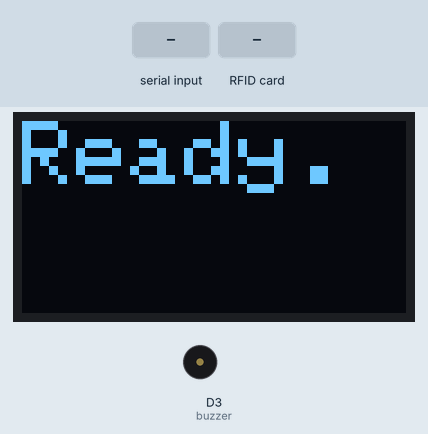
Simulated run of this program. Board: ESP8266 (Wemos D1 mini). Parts: 128×64 one-colour display, buzzer (waves = sounding). Inputs (shaded band) come from the test bench. What the program prints to the serial monitor is not drawn.

Above: at 1.2 s.
1.3 s: "der\n" received over Serial
At 3.3 s:
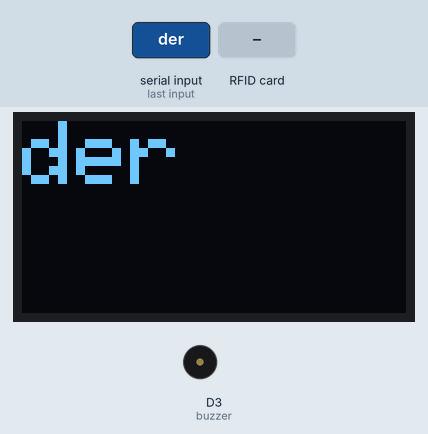
3.8 s: RFID card 5E 7A 19 C4 held to the reader
At 4.8 s:
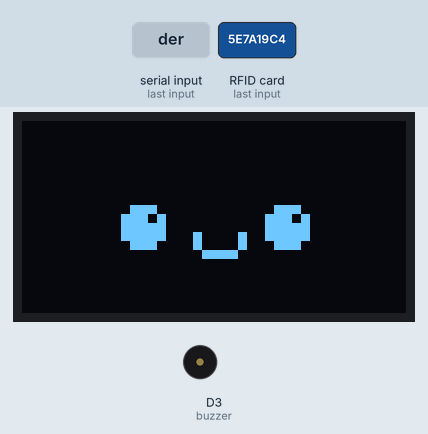
5.8 s: "die\n" received over Serial
At 7.9 s:
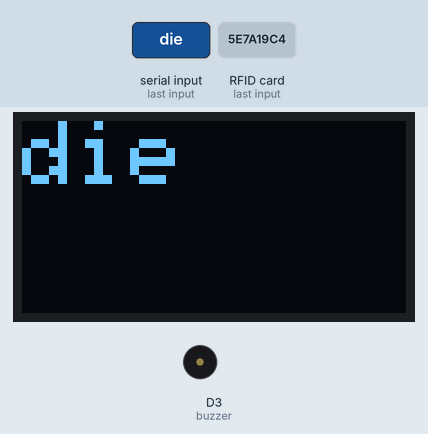
Timing chart, 0 to 9.4 s (numbered marks = the images above; inputs shaded):
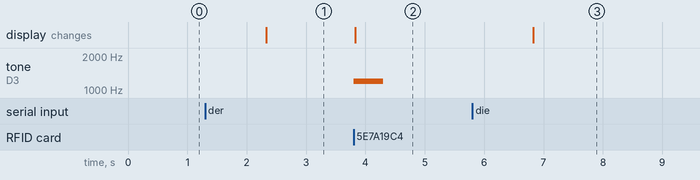

The program:

main.cpp
```cpp
#include <Wire.h>
#include "display.h"
#include "nfc.h"

String newWord;
String articleStr;
bool wordAvailable = false;
int buzzer = D3;

void setup() {
  pinMode(buzzer,OUTPUT);
  Serial.begin(9600);
  initNFC();
  initDisplay();
}

Article parseArticle(const String& art) {
  if (art == "der") return DER;
  if (art == "die") return DIE;
  if (art == "das") return DAS;
  return UNKNOWN;
}

void loop() {
  if (!wordAvailable && Serial.available()) {
    newWord = Serial.readStringUntil('\n');
    articleStr = Serial.readStringUntil('\n');
    showWord(newWord);
    wordAvailable = true;
  }

  if (wordAvailable) {
    Article cardArticle;
    if (readCard(cardArticle)) {
      Article correctArticle = parseArticle(articleStr);
      bool correct = (cardArticle == correctArticle);
      Serial.println(correct ? "Correct" : "Wrong");
      if (correct){
        tone (buzzer, 1200,500);
      } else {
        tone(buzzer, 800,200);
        delay(500);
        tone(buzzer, 800, 200);
      }
      showResult(correct, articleStr, newWord);
      wordAvailable = false;
      delay(500);
    }
  }
}
```

nfc.h
```cpp
#ifndef NFC_H
#define NFC_H

#include <Wire.h>
#include <PN532_I2C.h>
#include <PN532.h>

#define PN532_SDA  D2
#define PN532_SCL  D1

PN532_I2C pn532i2c(Wire);
PN532 nfc(pn532i2c);

enum Article { DER = 0, DIE = 1, DAS = 2, UNKNOWN = -1 };

void initNFC() {
  nfc.begin();
  uint32_t versiondata;
  while (!(versiondata = nfc.getFirmwareVersion())) {
    Serial.println("Didn't find PN53x board");
    delay(1000);
  }

  Serial.print("Found chip PN5");
  Serial.println((versiondata >> 24) & 0xFF, HEX);
  Serial.print("Firmware ver. ");
  Serial.print((versiondata >> 16) & 0xFF, DEC);
  Serial.print('.');
  Serial.println((versiondata >> 8) & 0xFF, DEC);

  nfc.setPassiveActivationRetries(0xFF);
  nfc.SAMConfig();
  Serial.println("Waiting for an ISO14443A card");
}

Article getArticleFromUID(uint8_t uidByte) {
  switch (uidByte) {
    case 0x98: return DER;
    case 0x72: return DIE;
    case 0xD5: return DAS;
    default: return UNKNOWN;
  }
}

bool readCard(Article &cardArticle) {
  uint8_t uid[7];
  uint8_t uidLength;
  if (nfc.readPassiveTargetID(PN532_MIFARE_ISO14443A, uid, &uidLength)) {
    cardArticle = getArticleFromUID(uid[1]);
    return true;
  }
  return false;
}

#endif
```

Source omitted: display.h (data table, 13682 bytes)

Measured:
- after the input at 1.3 s, the display: changes after 1.0 s (image 1)
- after the input at 3.8 s, tone on D3 (buzzer): silent → 1200 Hz at once, → silent 0.50 s later; the display: changes at once (image 2)
- after the input at 5.8 s, the display: changes after 1.0 s (image 3)
